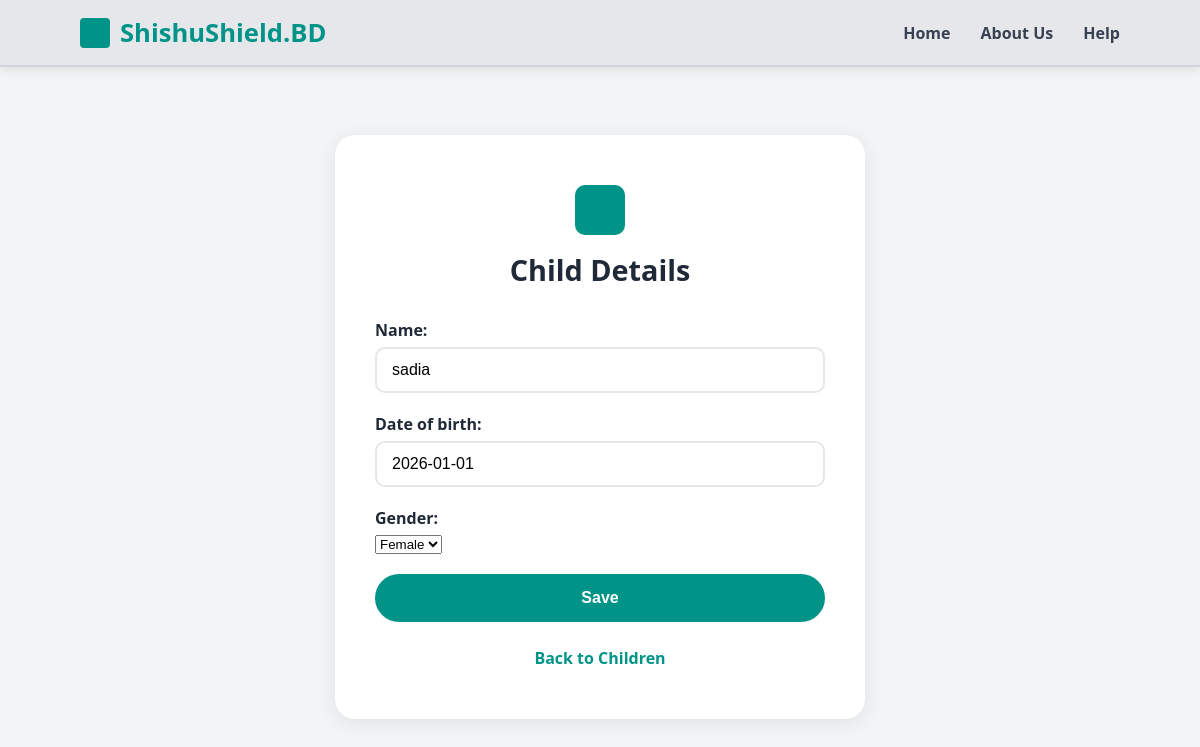
Screenshot of /vaccination/children/edit/1/ with the database file from the repository.
### vaccination/models.py (models this page shows, shortened)
class Child(models.Model):
    GENDER_CHOICES = (
        ('male', 'Male'),
        ('female', 'Female'),
    )
    parent = models.ForeignKey(Parent, on_delete=models.CASCADE)
    name = models.CharField(max_length=100)
    date_of_birth = models.DateField()
    gender = models.CharField(max_length=10, choices=GENDER_CHOICES)

### vaccination/views.py (the view)
# urls.py: path('children/edit/<int:pk>/', views.child_update, name='child_update'),
def child_update(request, pk):
    child = Child.objects.get(pk=pk)
    if request.method == 'POST':
        form = ChildForm(request.POST, instance=child)
        if form.is_valid():
            form.save()
            return redirect('child_list')
    else:
        form = ChildForm(instance=child)
    return render(request, 'child_form.html', {'form': form})

### vaccination/forms.py
class ChildForm(forms.ModelForm):
    class Meta:
        model = Child
        fields = ['name', 'date_of_birth', 'gender']

### templates/child_form.html (shortened to what this page needs)
{% extends 'base.html' %}
{% block content %}
<div class="auth-wrapper">
    <div class="auth-card">
        <div class="auth-header">
            <div class="logo-box"></div>
            <h2>Child Details</h2>
        </div>
        <form method="post">
            {{ form.as_p }}
            <button type="submit" class="btn-main" style="width: 100%; padding: 15px;">Save</button>
        </form>
        <div class="auth-footer">
            <a href="{% url 'child_list' %}">Back to Children</a>
        </div>
    </div>
</div>
{% endblock %}

### static/css/style.css (style rules this page uses)
:root { --primary-teal: #009488; --dark-teal: #007a70; --register-green: #2d6a4f; --text-dark: #1f2937; --bg-light: #f3f4f6; }
body { margin: 0; font-family: 'Segoe UI', Tahoma, Geneva, Verdana, sans-serif; background-color: #ffffff; color: var(--text-dark); }
.logo-box { width: 30px; height: 30px; background-color: var(--primary-teal); border-radius: 4px; }
.btn-main { background-color: var(--primary-teal); color: white; border: none; padding: 15px 45px; border-radius: 50px; font-weight: bold; font-size: 1rem; cursor: pointer; transition: background-color 0.3s ease; }
.auth-wrapper { display: flex; justify-content: center; align-items: center; min-height: calc(100vh - 80px); background-color: var(--bg-light); }
.auth-card { background-color: white; padding: 50px 40px; border-radius: 20px; box-shadow: 0 4px 20px rgba(0, 0, 0, 0.08); width: 100%; max-width: 450px; margin: 0 auto; }
.auth-header { text-align: center; margin-bottom: 30px; }
.auth-header .logo-box { width: 50px; height: 50px; background-color: var(--primary-teal); border-radius: 10px; margin: 0 auto 15px auto; }
.auth-header h2 { font-size: 1.8rem; color: var(--text-dark); margin: 0 0 8px 0; }
.auth-card form p { margin-bottom: 20px; }
.auth-card form p label { display: block; font-weight: 600; color: var(--text-dark); margin-bottom: 6px; }
.auth-card form p input { width: 100%; padding: 12px 15px; border: 2px solid #e5e7eb; border-radius: 10px; font-size: 1rem; transition: border-color 0.3s ease; box-sizing: border-box; }
.auth-footer { text-align: center; margin-top: 25px; color: #6b7280; }
.auth-footer a { color: var(--primary-teal); font-weight: 600; text-decoration: none; }

### rows the page displays
Child: name "sadia", date_of_birth "2026-01-01", gender "Female"
